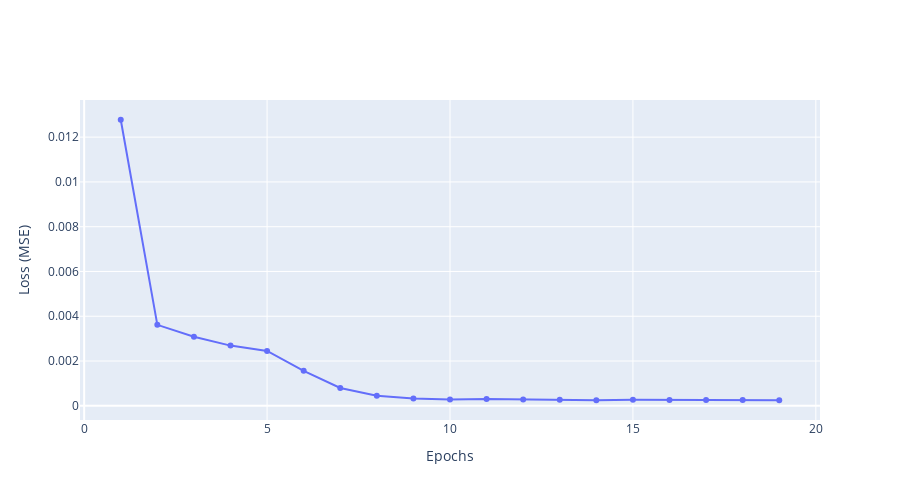

The notebook cell this image was saved under:
### Code cell
fig = go.Figure()
fig.add_trace(
    go.Scatter(
        x=np.linspace(1, 50),
        y=history.history["loss"],
        showlegend=False,
        mode="markers+lines",
    )
)
fig.update_xaxes(title="Epochs")
fig.update_yaxes(title="Loss (MSE)")
fig.update_layout(height=500)

### Figure 1 — Plotly figure (JSON) as saved in the notebook; plotly's stock layout.template omitted (floating-point values rounded to 4 significant figures)
{"data": [{"mode": "markers+lines", "showlegend": false, "type": "scatter", "x": [1, 2, 3, 4, 5, 6, 7, 8, 9, 10, 11, 12, 13, 14, 15, 16, 17, 18, 19, 20, 21, 22, 23, 24, 25, 26, 27, 28, 29, 30, 31, 32, 33, 34, 35, 36, 37, 38, 39, 40, 41, 42, 43, 44, 45, 46, 47, 48, 49, 50], "y": [0.01278, 0.003616, 0.003085, 0.002689, 0.002451, 0.001564, 0.0007967, 0.0004488, 0.0003285, 0.0002831, 0.0003053, 0.0002849, 0.0002697, 0.0002479, 0.0002648, 0.0002551, 0.0002575, 0.0002573, 0.0002532]}], "layout": {"height": 500, "xaxis": {"title": {"text": "Epochs"}}, "yaxis": {"title": {"text": "Loss (MSE)"}}}}
